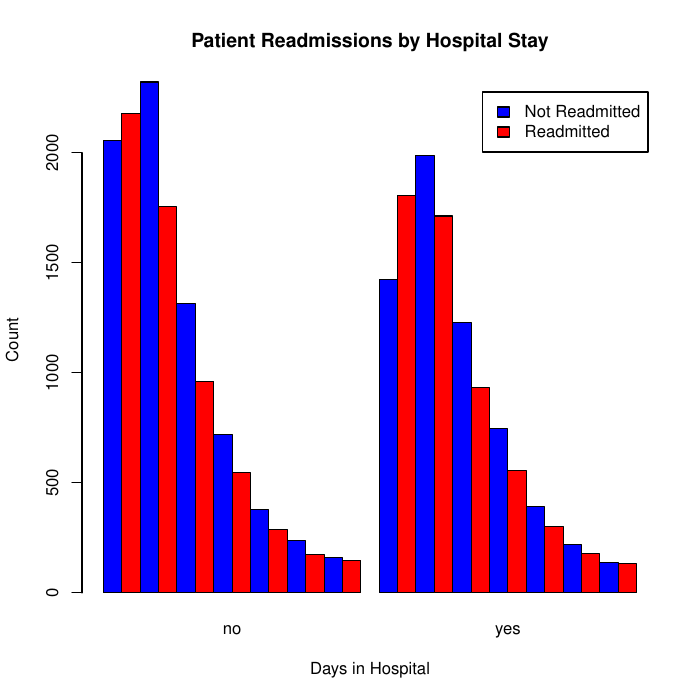

Generate this figure with R:
# Load dataset

# Open a PDF file to save plots
pdf("2.pdf")
# Load dataset
health_data <- read.csv("../data/hospital_readmissions.csv")  # Ensure correct file name

# View column names to verify structure
names(health_data)

# Summary statistics
summary(health_data)

# Count readmission cases
table(health_data$readmitted)

# Readmission vs. Time in Hospital
table(health_data$time_in_hospital, health_data$readmitted)

# Readmission vs. Number of Medications
table(health_data$n_medications, health_data$readmitted)

# Basic bar plot: Readmissions by Time in Hospital
barplot(table(health_data$time_in_hospital, health_data$readmitted), beside=TRUE, col=c("blue", "red"),
        legend = c("Not Readmitted", "Readmitted"), main="Patient Readmissions by Hospital Stay",
        xlab="Days in Hospital", ylab="Count")

# Readmissions by Number of Medications
barplot(table(health_data$n_medications, health_data$readmitted), beside=TRUE, col=c("green", "orange"),
        legend = c("Not Readmitted", "Readmitted"), main="Patient Readmissions by Medication Count",
        xlab="Number of Medications", ylab="Count")

# Correlation between Time in Hospital and Readmission
cor(health_data$time_in_hospital, as.numeric(health_data$readmitted))

# Correlation between Number of Lab Procedures and Readmission
cor(health_data$n_lab_procedures, as.numeric(health_data$readmitted))

# Close the PDF file
dev.off()

print("Plots saved to HR_Attrition_Analysis.pdf")
